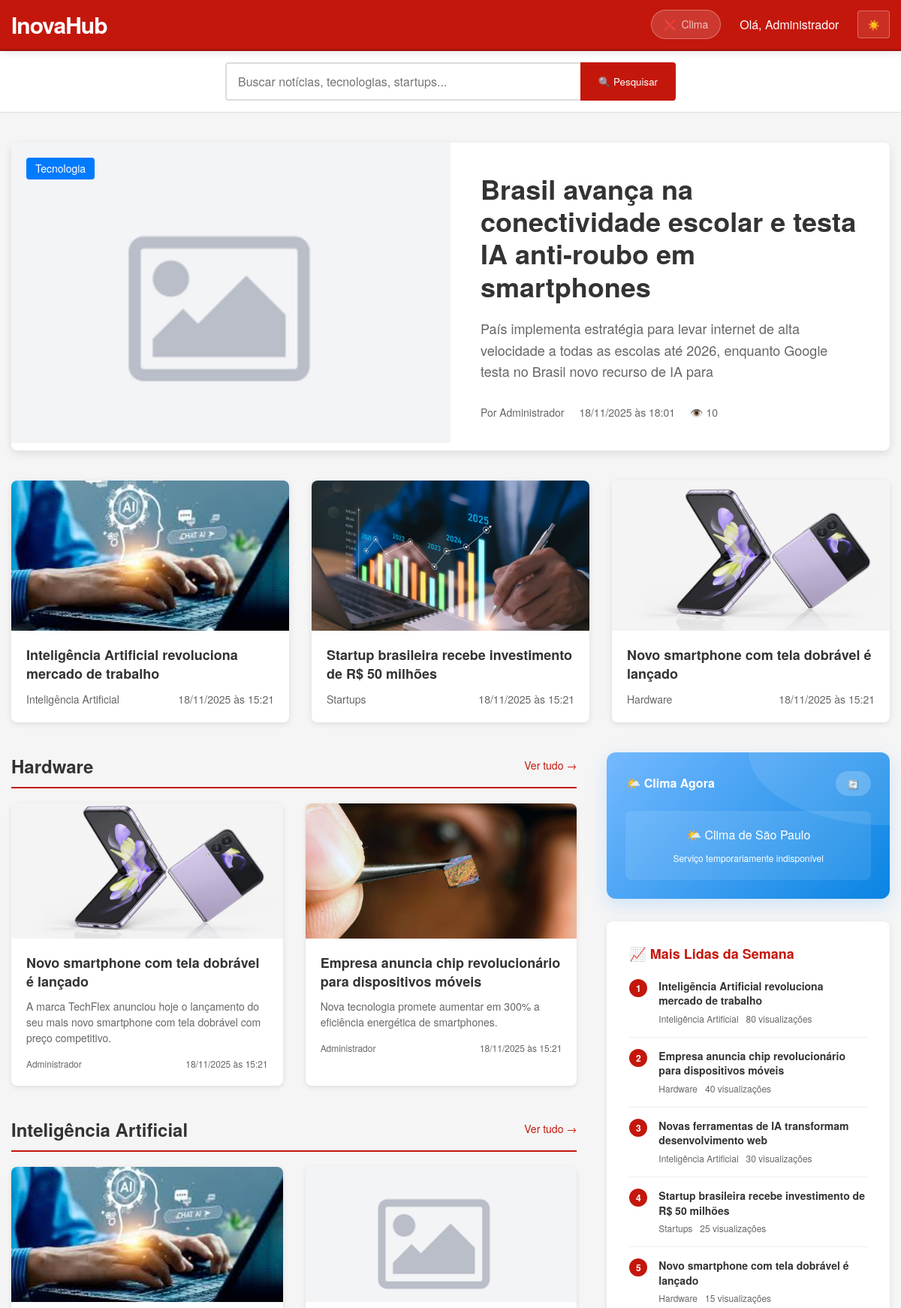
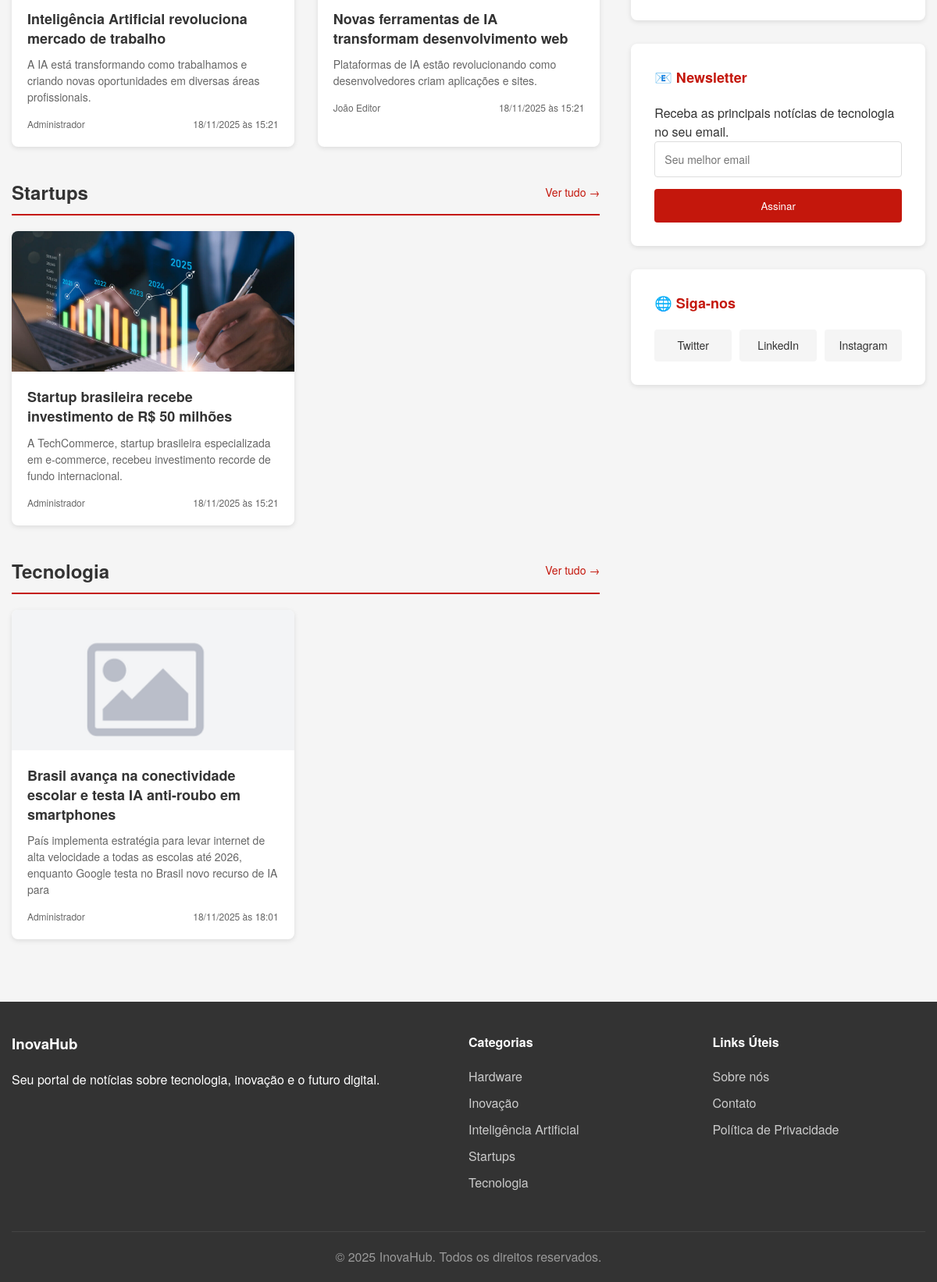
/ (signed in), run on the app's committed database (2 pictures, top to bottom).
### tables this page shows
CREATE TABLE `usuarios` (
  `id` int(11) NOT NULL,
  `nome` varchar(100) NOT NULL,
  `email` varchar(150) NOT NULL,
  `senha` varchar(255) NOT NULL,
  `avatar` varchar(255) DEFAULT 'avatar.jpg',
  `tipo` enum('admin','editor','usuario') DEFAULT 'usuario',
  `status` enum('ativo','inativo') DEFAULT 'ativo',
  `criado_em` timestamp NOT NULL DEFAULT current_timestamp(),
  `atualizado_em` timestamp NOT NULL DEFAULT current_timestamp() ON UPDATE current_timestamp()
);

CREATE TABLE `noticias` (
  `id` int(11) NOT NULL,
  `titulo` varchar(200) NOT NULL,
  `slug` varchar(200) NOT NULL,
  `resumo` text NOT NULL,
  `noticia` longtext NOT NULL,
  `imagem` varchar(255) DEFAULT 'noticia.jpg',
  `autor` int(11) NOT NULL,
  `categoria` int(11) NOT NULL,
  `status` enum('rascunho','publicada','arquivada') DEFAULT 'rascunho',
  `visualizacoes` int(11) DEFAULT 0,
  `destaque` tinyint(1) DEFAULT 0,
  `data` timestamp NOT NULL DEFAULT current_timestamp(),
  `publicada_em` timestamp NULL DEFAULT NULL,
  `criado_em` timestamp NOT NULL DEFAULT current_timestamp(),
  `atualizado_em` timestamp NOT NULL DEFAULT current_timestamp() ON UPDATE current_timestamp()
);

CREATE TABLE `categorias` (
  `id` int(11) NOT NULL,
  `nome` varchar(50) NOT NULL,
  `slug` varchar(50) NOT NULL,
  `cor` varchar(7) DEFAULT '#007bff',
  `descricao` text DEFAULT NULL,
  `criado_em` timestamp NOT NULL DEFAULT current_timestamp()
);

### includes/funcoes.php (called while the page is built, shortened)
<?php
function usuarioLogado($pdo)
{
    if (isset($_SESSION['usuario_id'])) {
        $stmt = $pdo->prepare("SELECT * FROM usuarios WHERE id = ?");
        $stmt->execute([$_SESSION['usuario_id']]);
        return $stmt->fetch(PDO::FETCH_ASSOC);
    }
    return false;
}
function formatarData($data)
{
    return date('d/m/Y \à\s H:i', strtotime($data));
}

### index.php (the view, shortened to what this page needs)
<?php
require 'includes/conexao.php';
require 'includes/funcoes.php';
$usuario = usuarioLogado($pdo);
$categorias = $pdo->query("SELECT id, nome, slug, cor FROM categorias ORDER BY nome")->fetchAll();
$manchete = $pdo->query("
    SELECT n.*, u.nome AS autor_nome, c.nome AS categoria_nome, c.cor AS categoria_cor
    FROM noticias n
    JOIN usuarios u ON u.id = n.autor
    JOIN categorias c ON c.id = n.categoria
    WHERE n.status = 'publicada'
    ORDER BY n.destaque DESC, n.data DESC
    LIMIT 1
")->fetch(PDO::FETCH_ASSOC);
$destaques = [];
if ($manchete) {
    $stmt = $pdo->prepare("
        SELECT n.*, u.nome AS autor_nome, c.nome AS categoria_nome
        FROM noticias n
        JOIN usuarios u ON u.id = n.autor
        JOIN categorias c ON c.id = n.categoria
        WHERE n.status = 'publicada' AND n.id != ?
        ORDER BY n.data DESC
        LIMIT 3
    ");
    $stmt->execute([$manchete['id']]);
    $destaques = $stmt->fetchAll(PDO::FETCH_ASSOC);
}
$todas_noticias_por_categoria = [];
foreach ($categorias as $cat) {
    $stmt = $pdo->prepare("
        SELECT n.*, u.nome AS autor_nome
        FROM noticias n
        JOIN usuarios u ON u.id = n.autor
        WHERE n.categoria = ? AND n.status = 'publicada'
        ORDER BY n.data DESC
        LIMIT 6
    ");
    $stmt->execute([$cat['id']]);
    $noticias = $stmt->fetchAll();
    if (!empty($noticias)) {
        $todas_noticias_por_categoria[$cat['nome']] = $noticias;
    }
}
$mais_lidas = $pdo->query("
    SELECT n.*, u.nome AS autor_nome, c.nome AS categoria_nome,
        COALESCE(SUM(e.visualizacoes), 0) as total_visualizacoes
    FROM noticias n
    JOIN usuarios u ON u.id = n.autor
    JOIN categorias c ON c.id = n.categoria
    LEFT JOIN estatisticas e ON e.noticia_id = n.id AND e.data >= CURDATE() - INTERVAL 7 DAY
    WHERE n.status = 'publicada'
    GROUP BY n.id
    ORDER BY total_visualizacoes DESC, n.data DESC
    LIMIT 5
")->fetchAll(PDO::FETCH_ASSOC);
function slugify($text)
{
    $slug = preg_replace('/[^a-z0-9]/i', '-', $text);
    $slug = preg_replace('/-+/', '-', $slug);
    $slug = trim($slug, '-');
    return strtolower($slug);
}
?>
<!DOCTYPE html>
<html lang="pt-br">
<head>
    <link rel="stylesheet" href="assets/css/style.css">
    <link rel="stylesheet" href="assets/css/theme.css">
</head>
<body>
    <header class="topo">
        <div class="topo-container">
            <div class="logo-area">
                <h1 class="logo">
                    <a href="index.php">InovaHub</a>
                </h1>
            </div>
            <div class="user-area">
                <div class="clima-navbar-expandido" id="climaNavbar" onclick="abrirClimaCompleto()">
                </div>
                <?php if ($usuario): ?>
                    <div class="user-menu">
                        <span class="user-greeting">Olá, <?= htmlspecialchars(explode(' ', $usuario['nome'])[0]) ?></span>
                    </div>
                <?php else: ?>
                    <div class="auth-buttons">
                        <button class="btn-login" id="btnAbrirModal">Conta</button>
                    </div>
                <?php endif; ?>
                <button class="btn-theme" id="btn-theme" title="Alternar tema">☀️</button>
            </div>
        </div>
    </header>
    <section class="busca-section">
        <div class="container">
            <form method="GET" action="buscar.php" class="busca-form">
                <input type="text" name="q" placeholder="Buscar notícias, tecnologias, startups..." required>
                <button type="submit" class="btn-busca">🔍 Pesquisar</button>
            </form>
        </div>
    </section>
    <main class="container">
        <?php if ($manchete): ?>
            <section class="manchete-principal">
                <a href="noticia.php?slug=<?= $manchete['slug'] ?>" class="manchete-link">
                    <div class="manchete-imagem">
                        <img src="uploads/noticias/<?= $manchete['imagem'] ?>"
                            alt="<?= htmlspecialchars($manchete['titulo']) ?>"
                            onerror="this.src='assets/img/defaults/noticia.jpg'">
                        <span class="categoria-badge" style="background: <?= $manchete['categoria_cor'] ?>">
                            <?= $manchete['categoria_nome'] ?>
                        </span>
                    </div>
                    <div class="manchete-conteudo">
                        <h1 class="manchete-titulo"><?= htmlspecialchars($manchete['titulo']) ?></h1>
                        <p class="manchete-resumo"><?= htmlspecialchars($manchete['resumo']) ?></p>
                        <div class="manchete-meta">
                            <span class="autor">Por <?= $manchete['autor_nome'] ?></span>
                            <span class="data"><?= formatarData($manchete['data']) ?></span>
                            <span class="visualizacoes">👁️ <?= $manchete['visualizacoes'] ?></span>
                        </div>
                    </div>
                </a>
            </section>
            <?php if (!empty($destaques)): ?>
                <section class="destaques-secundarios">
                    <?php foreach ($destaques as $destaque): ?>
                        <article class="destaque-card">
                            <a href="noticia.php?slug=<?= $destaque['slug'] ?>">
                                <div class="destaque-imagem">
                                    <img src="uploads/noticias/<?= $destaque['imagem'] ?>"
                                        alt="<?= htmlspecialchars($destaque['titulo']) ?>"
                                        onerror="this.src='assets/img/defaults/noticia.jpg'">
                                </div>
                                <div class="destaque-conteudo">
                                    <h3><?= htmlspecialchars($destaque['titulo']) ?></h3>
                                    <div class="destaque-meta">
                                        <span class="categoria"><?= $destaque['categoria_nome'] ?></span>
                                        <span class="data"><?= formatarData($destaque['data']) ?></span>
                                    </div>
                                </div>
                            </a>
                        </article>
                    <?php endforeach; ?>
                </section>
            <?php endif; ?>
        <?php endif; ?>
        <div class="layout-principal">
            <div class="conteudo-principal">
                <?php foreach ($todas_noticias_por_categoria as $categoria_nome => $noticias_cat): ?>
                    <section class="categoria-section">
                        <h2 class="titulo-categoria">
                            <?= $categoria_nome ?>
                            <a href="noticias/categoria.php?cat=<?= slugify($categoria_nome) ?>" class="ver-tudo">
                                Ver tudo →
                            </a>
                        </h2>
                        <div class="grid-noticias">
                            <?php foreach (array_slice($noticias_cat, 0, 3) as $noticia): ?>
                                <article class="noticia-card">
                                    <a href="noticia.php?slug=<?= $noticia['slug'] ?>">
                                        <div class="noticia-imagem">
                                            <img src="uploads/noticias/<?= $noticia['imagem'] ?>"
                                                alt="<?= htmlspecialchars($noticia['titulo']) ?>"
                                                onerror="this.src='assets/img/defaults/noticia.jpg'">
                                        </div>
                                        <div class="noticia-conteudo">
                                            <h3><?= htmlspecialchars($noticia['titulo']) ?></h3>
                                            <p class="noticia-resumo"><?= htmlspecialchars($noticia['resumo']) ?></p>
                                            <div class="noticia-meta">
                                                <span class="autor"><?= $noticia['autor_nome'] ?></span>
                                                <span class="data"><?= formatarData($noticia['data']) ?></span>
                                            </div>
                                        </div>
                                    </a>
                                </article>
                            <?php endforeach; ?>
                        </div>
                    </section>
                <?php endforeach; ?>
            </div>
            <aside class="sidebar">
                <section class="clima-widget">
                    <div class="clima-header">
                        <h3 class="clima-titulo">🌤️ Clima Agora</h3>
                        <button class="clima-atualizar" onclick="buscarClima()">🔄</button>
                    </div>
                    <div id="clima-conteudo">
                    </div>
                </section>
                <?php if (!empty($mais_lidas)): ?>
                    <section class="sidebar-widget">
                        <h3>📈 Mais Lidas da Semana</h3>
                        <div class="mais-lidas-list">
                            <?php foreach ($mais_lidas as $index => $noticia): ?>
                                <article class="mais-lida-item">
                                    <span class="ranking"><?= $index + 1 ?></span>
                                    <div class="conteudo">
                                        <a href="noticia.php?slug=<?= $noticia['slug'] ?>">
                                            <h4><?= htmlspecialchars($noticia['titulo']) ?></h4>
                                        </a>
                                        <div class="meta">
                                            <span class="categoria"><?= $noticia['categoria_nome'] ?></span>
                                            <span class="visualizacoes"><?= $noticia['total_visualizacoes'] ?> visualizações</span>
                                        </div>
                                    </div>
                                </article>
                            <?php endforeach; ?>
                        </div>
                    </section>
                <?php endif; ?>
                <section class="sidebar-widget newsletter-widget">
                    <h3>📧 Newsletter</h3>
                    <p>Receba as principais notícias de tecnologia no seu email.</p>
                    <form class="newsletter-form">
                        <input type="email" placeholder="Seu melhor email" required>
                        <button type="submit">Assinar</button>
                    </form>
                </section>
                <section class="sidebar-widget">
                    <h3>🌐 Siga-nos</h3>
                    <div class="social-links">
                        <a href="#" class="social-link twitter">Twitter</a>
                        <a href="#" class="social-link linkedin">LinkedIn</a>
                        <a href="#" class="social-link instagram">Instagram</a>
                    </div>
                </section>
            </aside>
        </div>
    </main>
    <footer class="footer">
        <div class="container">
            <div class="footer-content">
                <div class="footer-section">
                    <h3>InovaHub</h3>
                    <p>Seu portal de notícias sobre tecnologia, inovação e o futuro digital.</p>
                </div>
                <div class="footer-section">
                    <h4>Categorias</h4>
                    <ul>
                        <?php foreach ($categorias as $cat): ?>
                            <li><a href="noticias/categoria.php?cat=<?= $cat['slug'] ?>"><?= $cat['nome'] ?></a></li>
                        <?php endforeach; ?>
                    </ul>
                </div>
                <div class="footer-section">
                    <h4>Links Úteis</h4>
                    <ul>
                        <li><a href="sobre.php">Sobre nós</a></li>
                        <li><a href="contato.php">Contato</a></li>
                        <li><a href="privacidade.php">Política de Privacidade</a></li>
                    </ul>
                </div>
            </div>
            <div class="footer-bottom">
                <p>&copy; 2025 InovaHub. Todos os direitos reservados.</p>
            </div>
        </div>
    </footer>
</body>
</html>

### data on the page
usuarios: nome "Administrador"
noticias: categoria.nome "Tecnologia", titulo "Brasil avança na conectividade escolar e testa IA anti-roubo em smartphones", resumo "País implementa estratégia para levar internet de alta velocidade a todas as escolas até 2026, enquanto Google testa no Brasil novo recurso de IA para", autor.nome "Administrador", data "18/11/2025 às 18:01", visualizacoes "10"
noticias: imagem (picture), titulo "Inteligência Artificial revoluciona mercado de trabalho", categoria.nome "Inteligência Artificial", data "18/11/2025 às 15:21", resumo "A IA está transformando como trabalhamos e criando novas oportunidades em diversas áreas profissionais.", autor.nome "Administrador", total_visualizacoes "80"
noticias: imagem (picture), titulo "Startup brasileira recebe investimento de R$ 50 milhões", categoria.nome "Startups", data "18/11/2025 às 15:21", resumo "A TechCommerce, startup brasileira especializada em e-commerce, recebeu investimento recorde de fundo internacional.", autor.nome "Administrador", total_visualizacoes "25"
noticias: imagem (picture), titulo "Novo smartphone com tela dobrável é lançado", categoria.nome "Hardware", data "18/11/2025 às 15:21", resumo "A marca TechFlex anunciou hoje o lançamento do seu mais novo smartphone com tela dobrável com preço competitivo.", autor.nome "Administrador", total_visualizacoes "15"
noticias: imagem (picture), titulo "Empresa anuncia chip revolucionário para dispositivos móveis", resumo "Nova tecnologia promete aumentar em 300% a eficiência energética de smartphones.", autor.nome "Administrador", data "18/11/2025 às 15:21", categoria.nome "Hardware", total_visualizacoes "40"
noticias: titulo "Novas ferramentas de IA transformam desenvolvimento web", resumo "Plataformas de IA estão revolucionando como desenvolvedores criam aplicações e sites.", autor.nome "João Editor", data "18/11/2025 às 15:21", categoria.nome "Inteligência Artificial", total_visualizacoes "30"
categorias: nome "Hardware"
categorias: nome "Inovação"
categorias: nome "Inteligência Artificial"
categorias: nome "Startups"
categorias: nome "Tecnologia"

### other printed values
$categoria_nome "Hardware"
$categoria_nome "Inteligência Artificial"
$categoria_nome "Startups"
$categoria_nome "Tecnologia"
